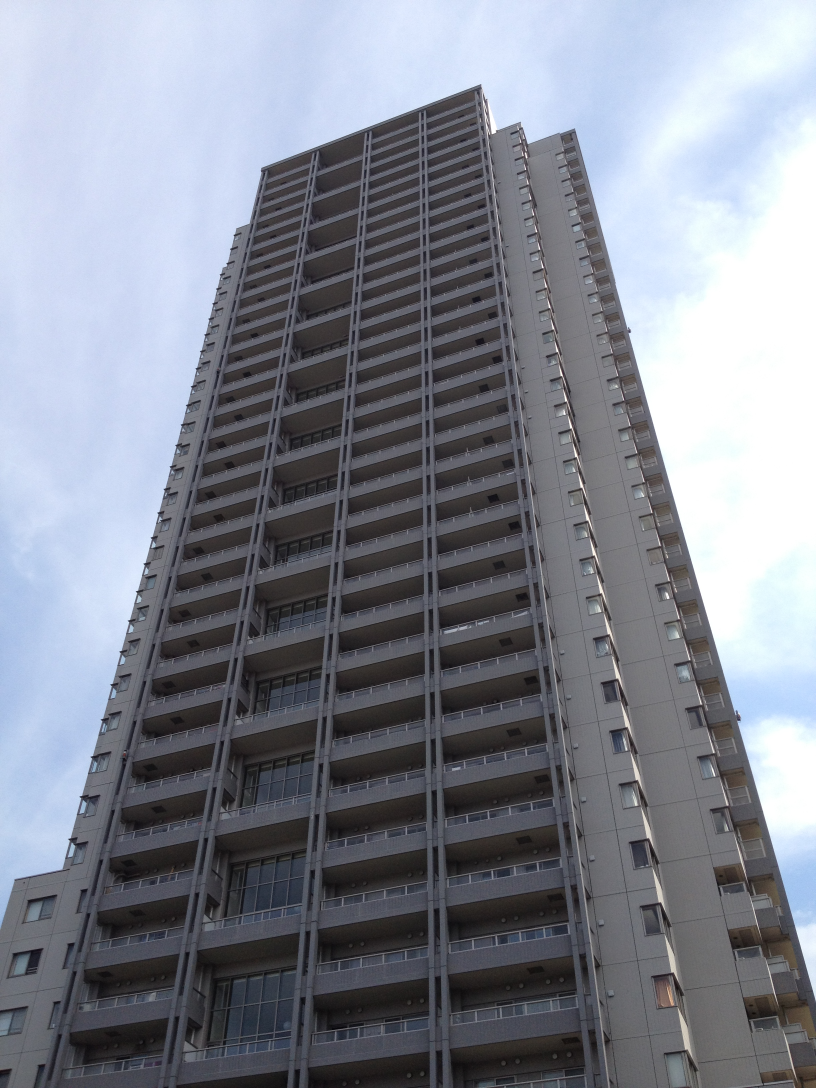
//> input picture building_03.jpg, 2448 x 3264 px (shown at 1/3 size)
$ ./Harris   (built with g++ and OpenCV 4)
//> lines starting //> are read from the running program, lines starting //| are printed output that depends on the picture
#include<iostream>
#include<opencv2/core/core.hpp>
#include<opencv2/highgui/highgui.hpp>
#include<opencv2/imgproc/imgproc.hpp>

using namespace std;
using namespace cv;

Mat srcImage, srcImage2, grayImage;
int thresh = 20;
int max_thresh = 150;

static void on_harris(int, void*)
{
	Mat dstImage, normImage, scaledImage;
	dstImage = Mat::zeros(srcImage.size(), CV_32FC1);
	srcImage2 = srcImage.clone();
	cornerHarris(grayImage, dstImage, 2, 3, 0.04, BORDER_DEFAULT);
	normalize(dstImage, normImage, 0, 255, NORM_MINMAX, CV_32FC1, Mat());
	convertScaleAbs(normImage, scaledImage);

	for (int j = 0; j < normImage.rows; j++)
	{
		for (int i = 0; i < normImage.cols; i++)
		{
			if ((int)normImage.at<float>(j, i) > thresh + 80)
			{
				circle(srcImage2, Point(i, j), 5, Scalar(10, 10, 255), 2, 8, 0);

				circle(scaledImage, Point(i, j), 5, Scalar(0, 10, 255), 2, 8, 0);
			}
		}
	}
	imshow("src_1", srcImage2);
	imshow("src_2", scaledImage);

}


int main()
{
	srcImage = imread("building_03.jpg");
//> srcImage is the input picture: 3264 rows x 2448 cols, CV_8UC3; mean B, G, R 144.9, 134.2, 130.1
	srcImage2 = srcImage.clone();
	cvtColor(srcImage2, grayImage, CV_BGR2GRAY);
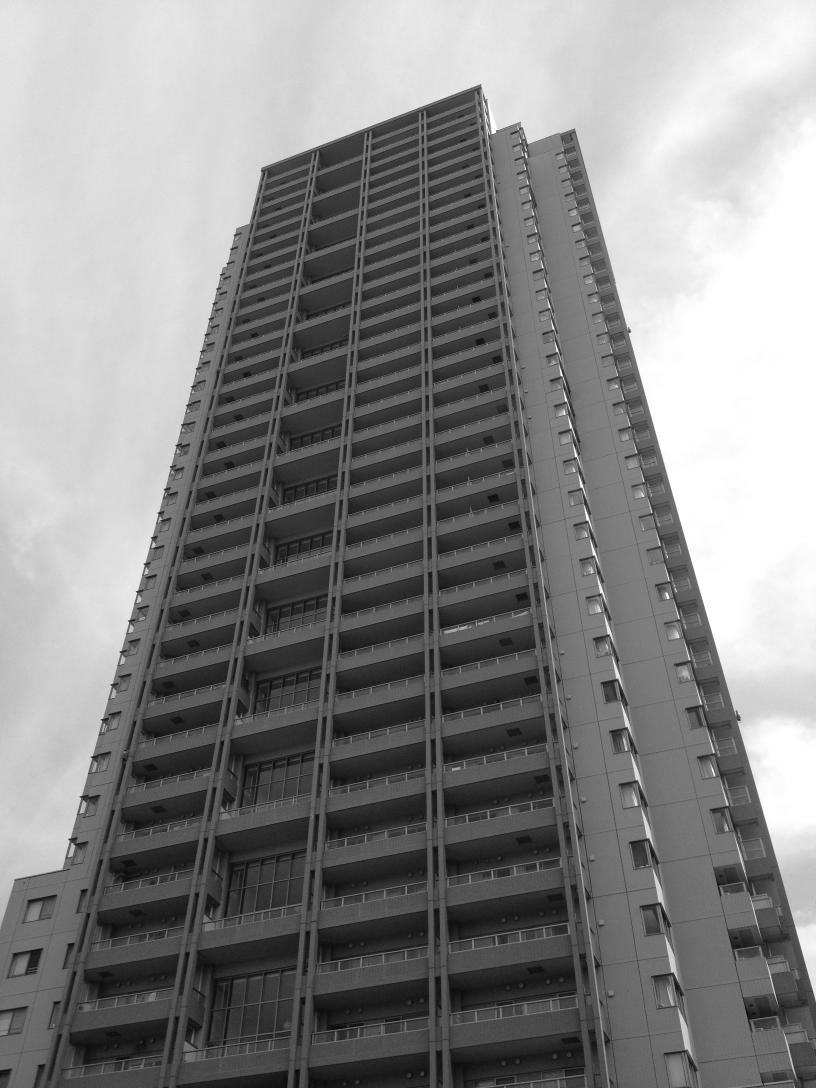
//> grayImage: 3264 rows x 2448 cols, CV_8UC1 (shown at 1/3 size); min 1, max 255, mean 134.2
	namedWindow("src", 0);
	cvResizeWindow("src", 400, 500);
	imshow("src", srcImage);

	namedWindow("src_1", 0);
	namedWindow("src_2", 0);
	cvResizeWindow("src_1", 400, 500);
	cvResizeWindow("src_2", 400, 500);
	createTrackbar("ãÐÖµ£º", "src_1", &thresh, max_thresh, on_harris);
	on_harris(0, 0);
//> after the loop in on_harris, `for (int j = 0; j < normImage.rows; j++)`:
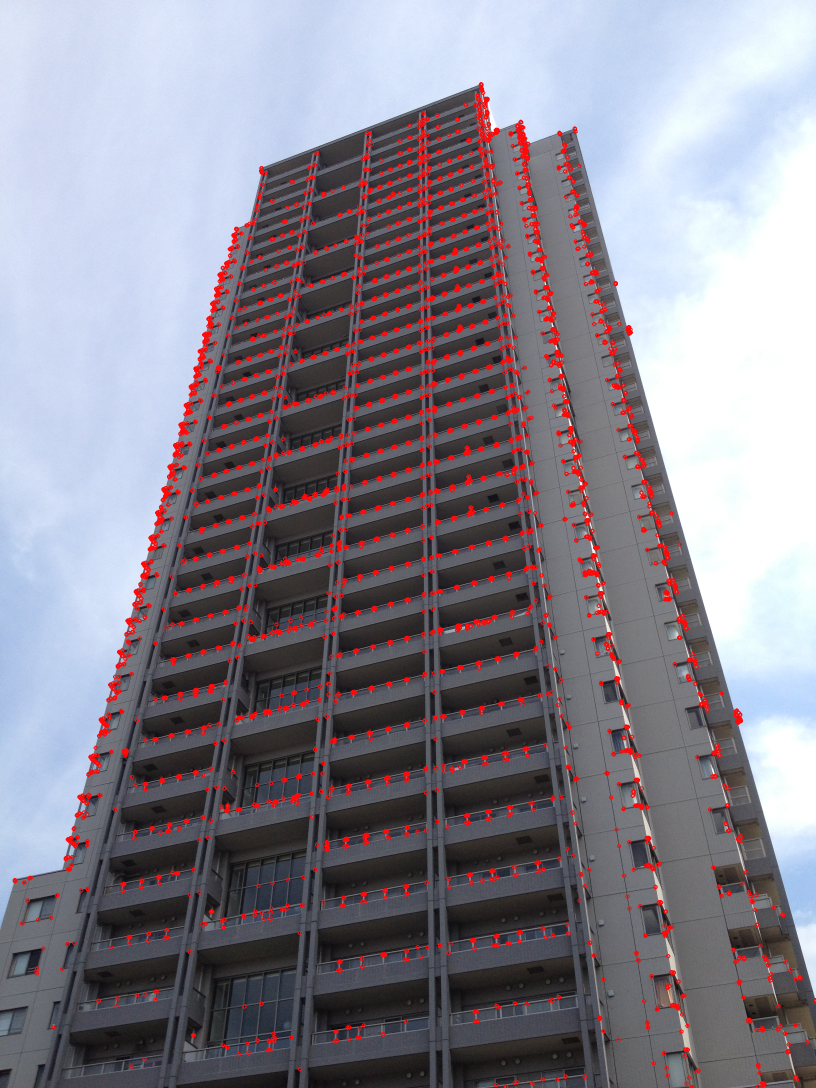
//> srcImage2: 3264 rows x 2448 cols, CV_8UC3 (shown at 1/3 size); mean B, G, R 141.6, 131.2, 135.9
//> after the loop in on_harris, `for (int j = 0; j < normImage.rows; j++)`:
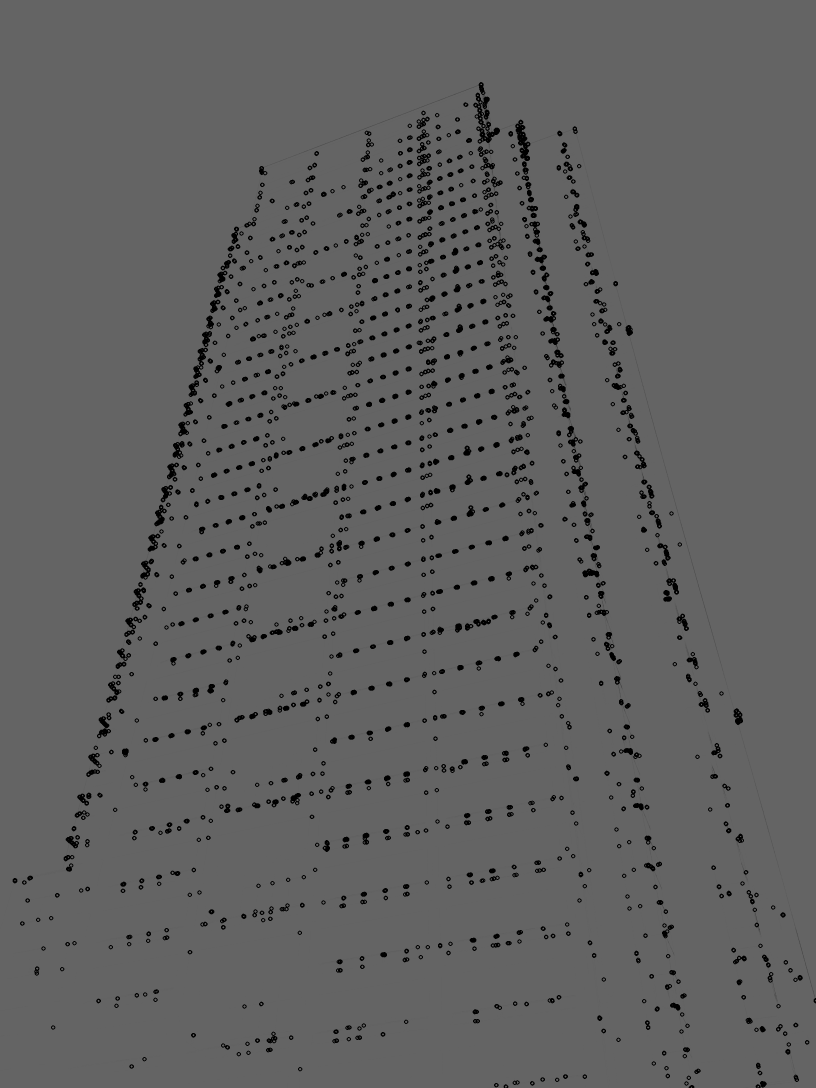
//> scaledImage: 3264 rows x 2448 cols, CV_8UC1 (shown at 1/3 size); min 0, max 247, mean 96.3
	waitKey();
	return 0;

}
